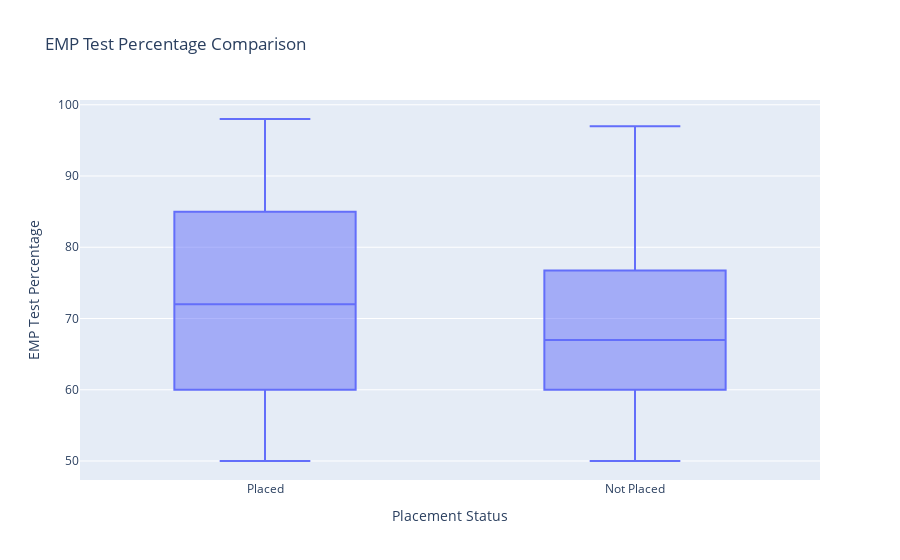

This figure's notebook cell:
### Code cell
# boxplot factored by status
px.box(x = data['status'], 
       y = data['emp_test_percentage'],
       labels = {
            'x': 'Placement Status',
            'y': 'EMP Test Percentage'
       },
       title = 'EMP Test Percentage Comparison').show()

# fit logistic regression model on single predictor
logFit = LogisticRegression().fit(np.array(data['emp_test_percentage']).reshape(-1, 1), 
                                  data['status'])

# perform likelihood ratio test for independence
lrtPval = likelihood_ratio_test(np.array(data['emp_test_percentage']).reshape(-1, 1), 
                                (data['status'] == 'Placed').astype(int), 
                                logFit)
print(f"LRT p-value: {lrtPval}")

### Figure 1 — Plotly figure (JSON) as saved in the notebook; plotly's stock layout.template omitted (floating-point values rounded to 4 significant figures; data arrays with more than 128 entries replaced by an {"elided": "..."} marker saying what was removed)
{"data": [{"alignmentgroup": "True", "hovertemplate": "Placement Status=%{x}<br>EMP Test Percentage=%{y}<extra></extra>", "legendgroup": "", "marker": {"color": "#636efa"}, "name": "", "notched": false, "offsetgroup": "", "orientation": "v", "showlegend": false, "type": "box", "x": {"elided": "215 str values"}, "x0": " ", "xaxis": "x", "y": {"elided": "215 float values"}, "y0": " ", "yaxis": "y"}], "layout": {"boxmode": "group", "legend": {"tracegroupgap": 0}, "title": {"text": "EMP Test Percentage Comparison"}, "xaxis": {"anchor": "y", "domain": [0, 1], "title": {"text": "Placement Status"}}, "yaxis": {"anchor": "x", "domain": [0, 1], "title": {"text": "EMP Test Percentage"}}}}
